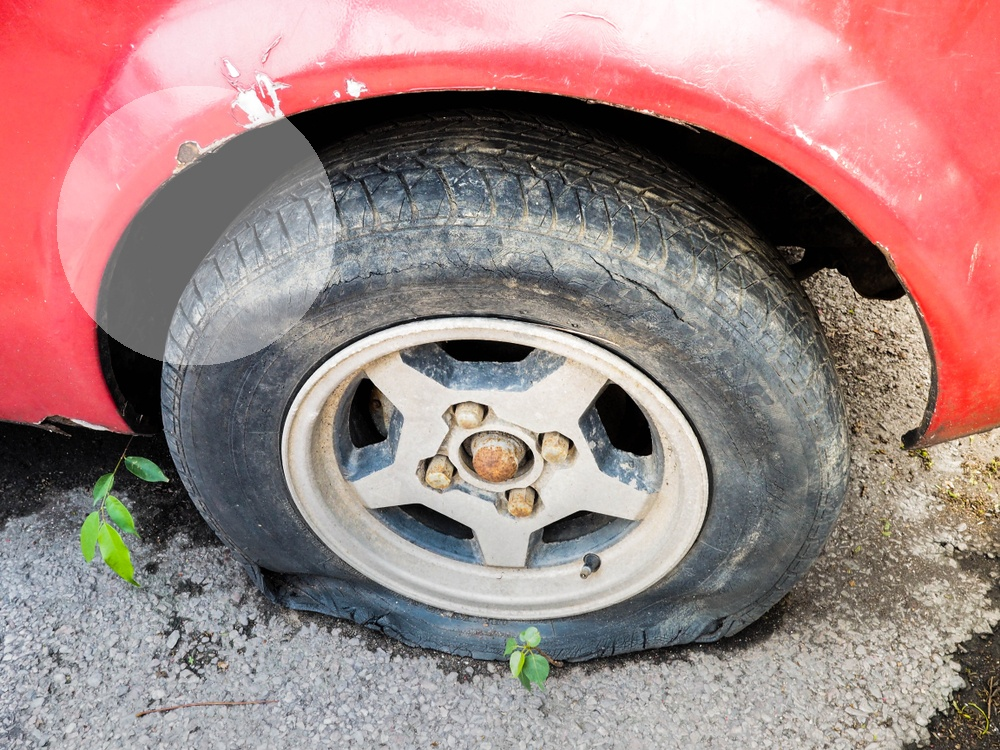
#> input picture edge_training/edge_dataset/train/bad/000001_bad.jpg, 1000 x 750 px, given as the content of the folder ../database/raw_images, which was not available
$ jupyter execute generate_edge_data.ipynb
#> lines starting #> are read from the running program, lines starting #| are printed output that depends on the picture
[cell 1]
# !pip install tqdm

[cell 2]
import os
import cv2
import random
import numpy as np
from tqdm import tqdm
from pathlib import Path

[cell 3]
PROJECT_ROOT = Path("..")  # since notebook is inside edge_training
RAW_IMAGE_PATH = PROJECT_ROOT / "database" / "raw_images"

EDGE_DATASET_PATH = Path("edge_dataset")

TRAIN_SPLIT = 0.8

[cell 4]
for split in ["train", "val"]:
    for cls in ["good", "bad"]:
        os.makedirs(EDGE_DATASET_PATH / split / cls, exist_ok=True)
#> call 2 of process_images, with split = 'val'
#> in process_images, img is the input picture: shape (750, 1000, 3); mean B, G, R 129.9, 131.1, 159

[cell 5]
# Blur

def apply_blur(image):
    k = random.choice([7, 9, 11, 13])
    return cv2.GaussianBlur(image, (k, k), 0)

[cell 6]
# Darken

def apply_dark(image):
    factor = random.uniform(0.3, 0.6)
    return np.clip(image * factor, 0, 255).astype(np.uint8)
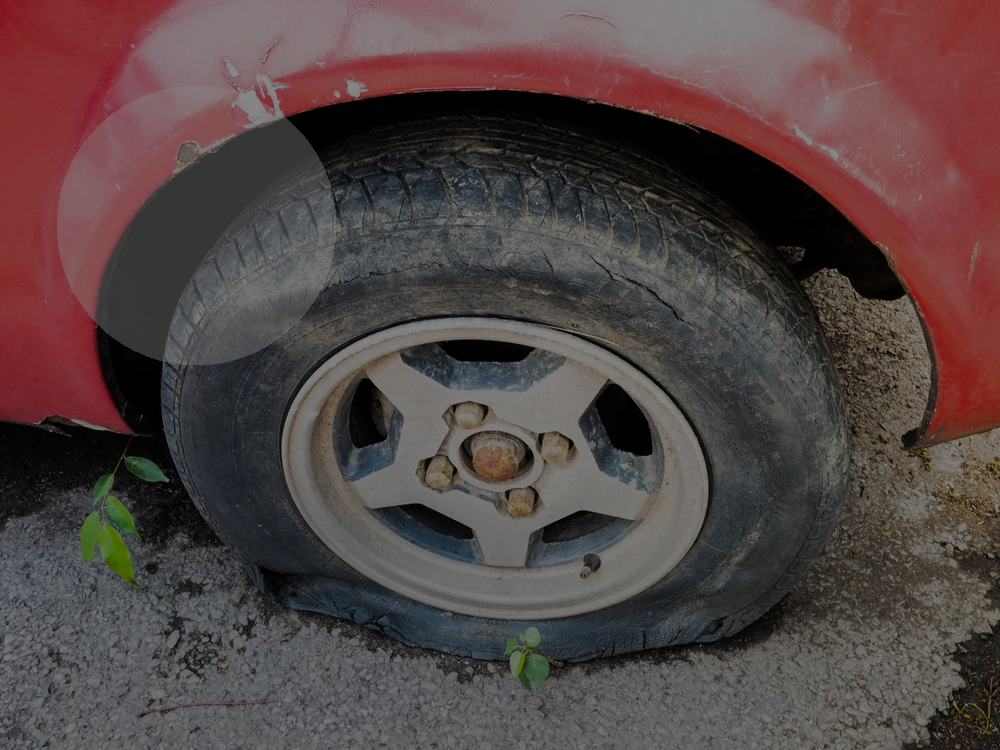
#> returned value: shape (750, 1000, 3); mean of channels 0, 1, 2 68, 68.7, 83.4; drawn as B, G, R

[cell 7]
# Glare

def apply_glare(image):
    overlay = image.copy()
    h, w, _ = image.shape

    x = random.randint(0, w//2)
    y = random.randint(0, h//2)
    radius = random.randint(50, 150)

    cv2.circle(overlay, (x, y), radius, (255,255,255), -1)

    alpha = 0.4
    return cv2.addWeighted(overlay, alpha, image, 1 - alpha, 0)

[cell 8]
all_images = list(RAW_IMAGE_PATH.glob("*.jpg"))
random.shuffle(all_images)

split_index = int(len(all_images) * TRAIN_SPLIT)

train_images = all_images[:split_index]
val_images = all_images[split_index:]

[cell 9]
def process_images(image_list, split):
    for img_path in tqdm(image_list):
        img = cv2.imread(str(img_path))

        # Save GOOD image
        good_path = EDGE_DATASET_PATH / split / "good" / img_path.name
        cv2.imwrite(str(good_path), img)

        # Generate BAD image
        distortion_type = random.choice(["blur", "dark", "glare"])

        if distortion_type == "blur":
            bad_img = apply_blur(img)
        elif distortion_type == "dark":
            bad_img = apply_dark(img)
        else:
            bad_img = apply_glare(img)

        bad_filename = img_path.stem + "_bad.jpg"
        bad_path = EDGE_DATASET_PATH / split / "bad" / bad_filename
        cv2.imwrite(str(bad_path), bad_img)


$ run again, on edge_training/edge_dataset/train/good/000053.jpg
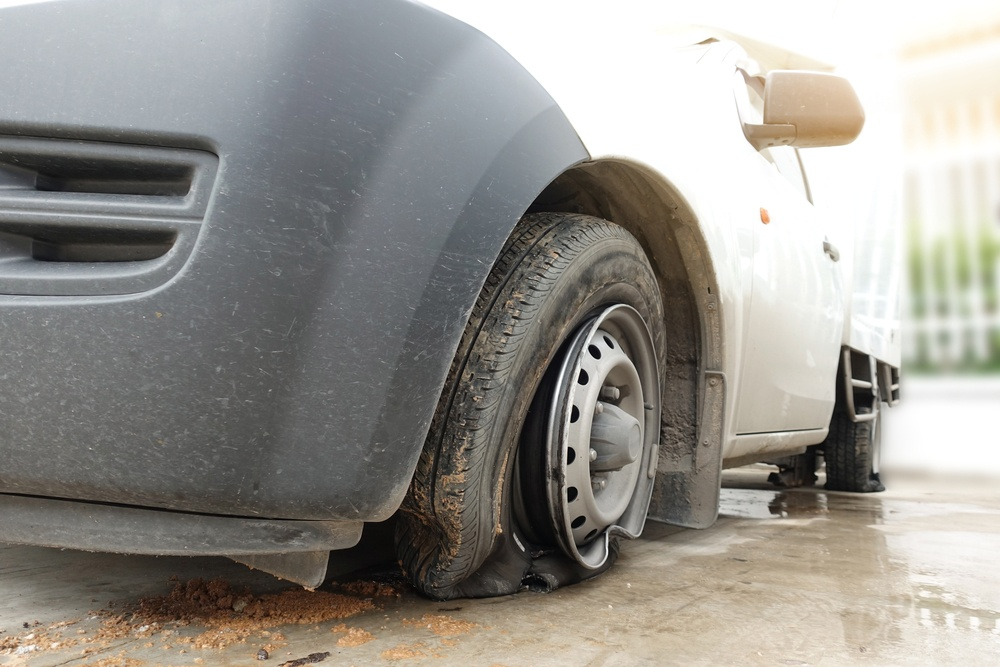
#> input picture edge_training/edge_dataset/train/good/000053.jpg, 1000 x 667 px, given as the content of the folder ../database/raw_images, which was not available
#> in process_images, img is the input picture: shape (667, 1000, 3); mean B, G, R 141.9, 147.7, 150.4
#> in apply_dark, `return np.clip(image * factor, 0, 255).astype(np.uint8)`:
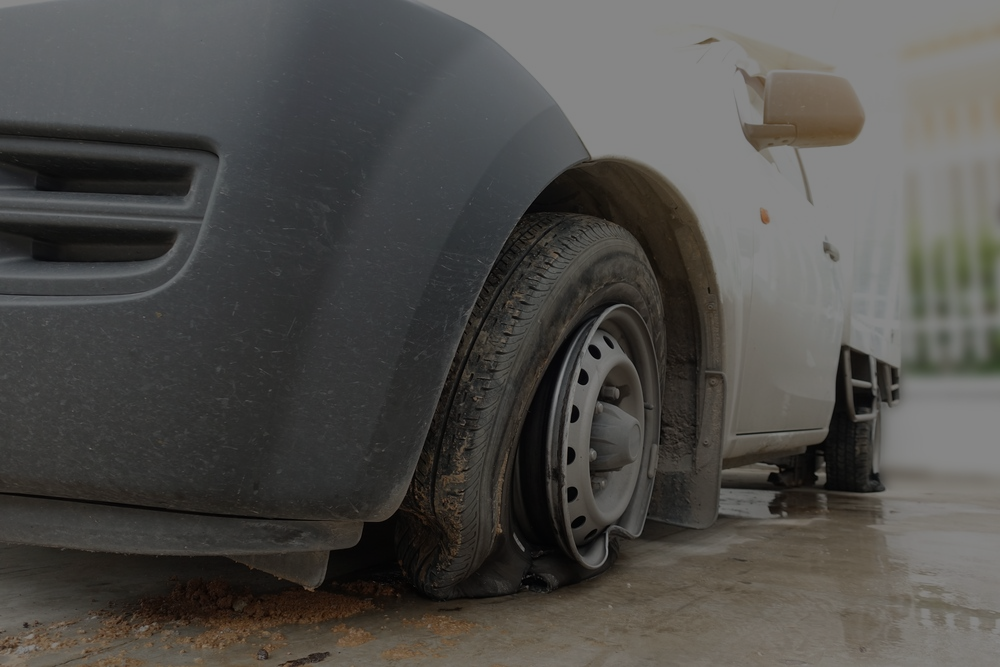
#> returned value: shape (667, 1000, 3); mean of channels 0, 1, 2 74.3, 77.4, 78.8; drawn as B, G, R

$ run again, on edge_training/edge_dataset/train/good/000062.jpg
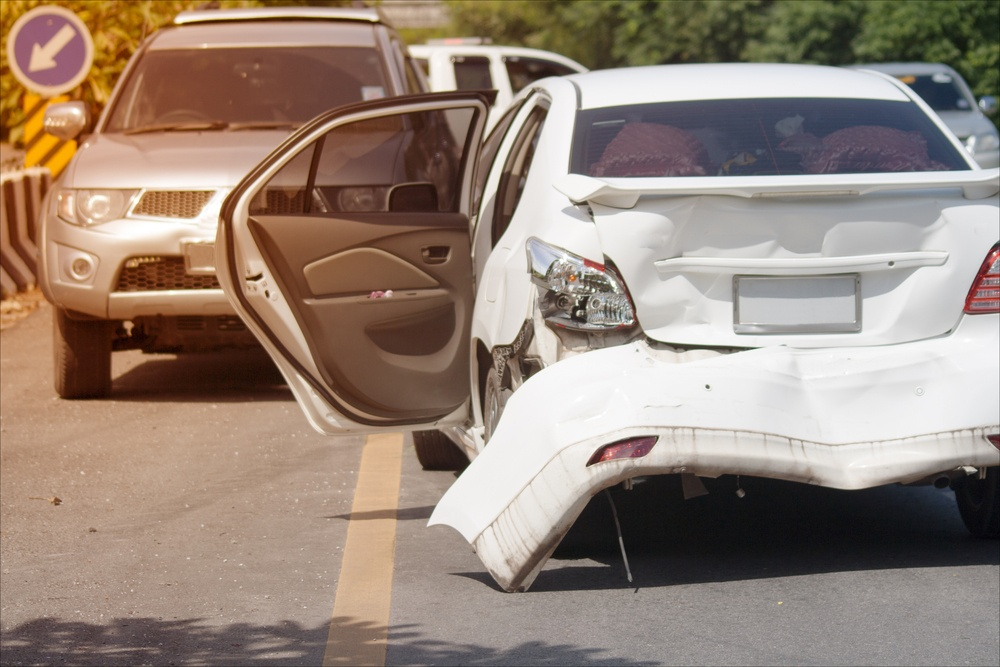
#> input picture edge_training/edge_dataset/train/good/000062.jpg, 1000 x 667 px, given as the content of the folder ../database/raw_images, which was not available
#> in process_images, img is the input picture: shape (667, 1000, 3); mean B, G, R 120.8, 133.6, 151
#> in apply_dark, `return np.clip(image * factor, 0, 255).astype(np.uint8)`:
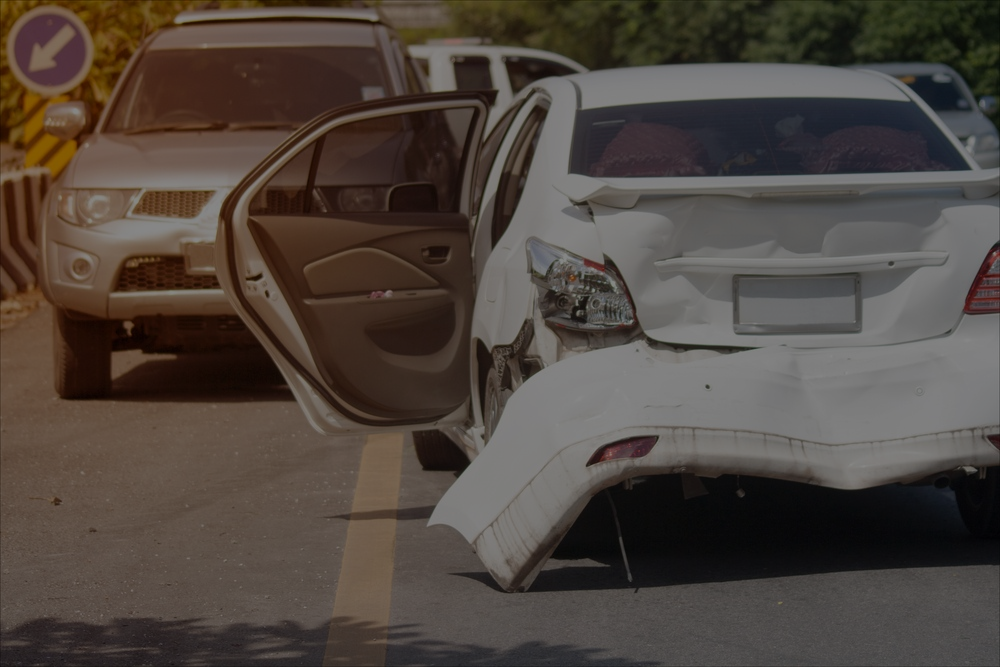
#> returned value: shape (667, 1000, 3); mean of channels 0, 1, 2 63.2, 70, 79.1; drawn as B, G, R
